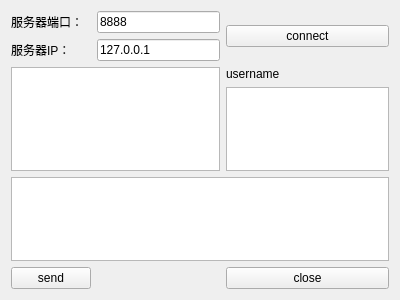
<?xml version="1.0" encoding="UTF-8"?>
<ui version="4.0">
 <class>ClientWidget</class>
 <widget class="QWidget" name="ClientWidget">
  <property name="geometry">
   <rect>
    <x>0</x>
    <y>0</y>
    <width>400</width>
    <height>300</height>
   </rect>
  </property>
  <property name="windowTitle">
   <string>Form</string>
  </property>
  <layout class="QGridLayout" name="gridLayout">
   <item row="0" column="0">
    <widget class="QLabel" name="label">
     <property name="text">
      <string>服务器端口：</string>
     </property>
    </widget>
   </item>
   <item row="4" column="2">
    <widget class="QPushButton" name="buttonClose">
     <property name="text">
      <string>close</string>
     </property>
    </widget>
   </item>
   <item row="0" column="2" rowspan="2">
    <widget class="QPushButton" name="buttonConnect">
     <property name="text">
      <string>connect</string>
     </property>
    </widget>
   </item>
   <item row="1" column="1">
    <widget class="QLineEdit" name="lineEditIP">
     <property name="text">
      <string>127.0.0.1</string>
     </property>
    </widget>
   </item>
   <item row="4" column="0">
    <widget class="QPushButton" name="buttonSend">
     <property name="text">
      <string>send</string>
     </property>
    </widget>
   </item>
   <item row="4" column="1">
    <spacer name="horizontalSpacer">
     <property name="orientation">
      <enum>Qt::Horizontal</enum>
     </property>
     <property name="sizeHint" stdset="0">
      <size>
       <width>217</width>
       <height>20</height>
      </size>
     </property>
    </spacer>
   </item>
   <item row="1" column="0">
    <widget class="QLabel" name="label_2">
     <property name="text">
      <string>服务器IP：</string>
     </property>
    </widget>
   </item>
   <item row="2" column="0" colspan="2">
    <widget class="QTextEdit" name="textEditRead">
     <property name="readOnly">
      <bool>true</bool>
     </property>
    </widget>
   </item>
   <item row="0" column="1">
    <widget class="QLineEdit" name="lineEditPort">
     <property name="text">
      <string>8888</string>
     </property>
    </widget>
   </item>
   <item row="3" column="0" colspan="3">
    <widget class="QTextEdit" name="textEditWrite"/>
   </item>
   <item row="2" column="2">
    <layout class="QVBoxLayout" name="verticalLayout">
     <item>
      <widget class="QLabel" name="username">
       <property name="text">
        <string>username</string>
       </property>
      </widget>
     </item>
     <item>
      <widget class="QTextBrowser" name="textUsername"/>
     </item>
    </layout>
   </item>
  </layout>
 </widget>
 <resources/>
 <connections/>
</ui>
